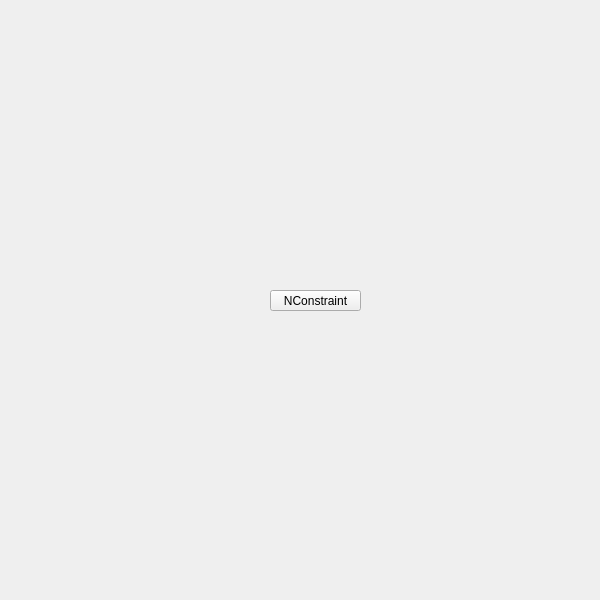
<?xml version="1.0" encoding="UTF-8"?>
<ui version="4.0">
 <class>QtUi</class>
 <widget class="QMainWindow" name="QtUi">
  <property name="enabled">
   <bool>true</bool>
  </property>
  <property name="geometry">
   <rect>
    <x>0</x>
    <y>0</y>
    <width>600</width>
    <height>600</height>
   </rect>
  </property>
  <property name="sizePolicy">
   <sizepolicy hsizetype="Ignored" vsizetype="Ignored">
    <horstretch>0</horstretch>
    <verstretch>0</verstretch>
   </sizepolicy>
  </property>
  <property name="minimumSize">
   <size>
    <width>0</width>
    <height>0</height>
   </size>
  </property>
  <property name="maximumSize">
   <size>
    <width>600</width>
    <height>600</height>
   </size>
  </property>
  <property name="toolButtonStyle">
   <enum>Qt::ToolButtonIconOnly</enum>
  </property>
  <property name="tabShape">
   <enum>QTabWidget::Triangular</enum>
  </property>
  <property name="dockNestingEnabled">
   <bool>true</bool>
  </property>
  <property name="dockOptions">
   <set>QMainWindow::AllowNestedDocks|QMainWindow::AllowTabbedDocks|QMainWindow::AnimatedDocks|QMainWindow::ForceTabbedDocks</set>
  </property>
  <widget class="QWidget" name="widget">
   <property name="sizePolicy">
    <sizepolicy hsizetype="Ignored" vsizetype="Ignored">
     <horstretch>0</horstretch>
     <verstretch>0</verstretch>
    </sizepolicy>
   </property>
   <widget class="QPushButton" name="i037">
    <property name="geometry">
     <rect>
      <x>270</x>
      <y>290</y>
      <width>91</width>
      <height>21</height>
     </rect>
    </property>
    <property name="minimumSize">
     <size>
      <width>0</width>
      <height>21</height>
     </size>
    </property>
    <property name="maximumSize">
     <size>
      <width>999</width>
      <height>21</height>
     </size>
    </property>
    <property name="accessibleName">
     <string>nconstraint</string>
    </property>
    <property name="text">
     <string>NConstraint</string>
    </property>
   </widget>
  </widget>
 </widget>
 <resources/>
 <connections/>
 <designerdata>
  <property name="gridDeltaX">
   <number>5</number>
  </property>
  <property name="gridDeltaY">
   <number>10</number>
  </property>
  <property name="gridSnapX">
   <bool>true</bool>
  </property>
  <property name="gridSnapY">
   <bool>true</bool>
  </property>
  <property name="gridVisible">
   <bool>true</bool>
  </property>
 </designerdata>
</ui>
